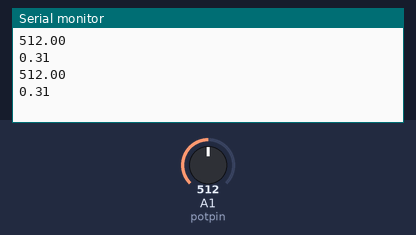
The sketch below on a simulated Arduino Uno, built with avr-gcc and run on an emulated ATmega328P. Shown: the last lines printed to the serial monitor. Inputs (shaded band) come from the test bench; at power-on: A1 (potpin) = 512.

Above: at 1.8 s.
1.9 s: A1 (potpin) set to 716
At 2.4 s:
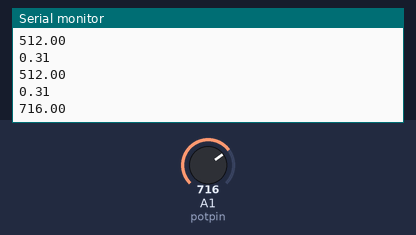
3.4 s: A1 (potpin) set to 900
At 3.9 s:
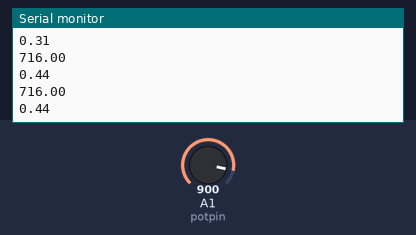
Timing chart, 0 to 6.4 s (numbered marks = the images above; inputs shaded):
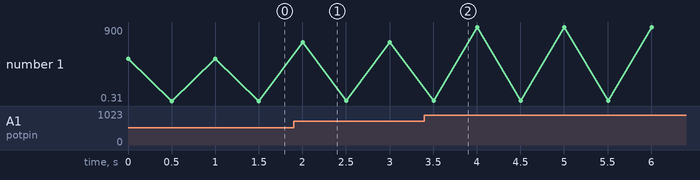

The sketch:

sketch_mar18b.ino
```cpp
const byte potpin=15;

double val;
double a;
void setup() {

Serial.begin(9600);
}

void loop() {
  val = analogRead(potpin);
Serial.println(val);
delay(500);
a=val/4089*2.5;
Serial.println(a);
delay(500);
}
```

Measured:
- after the input at 1.9 s, the serial monitor: prints a new line after 0.10 s (image 1)
- plotted number 1: 0.31 → 716 after the input at 1.9 s, 716 → 0.55 after the input at 3.4 s
